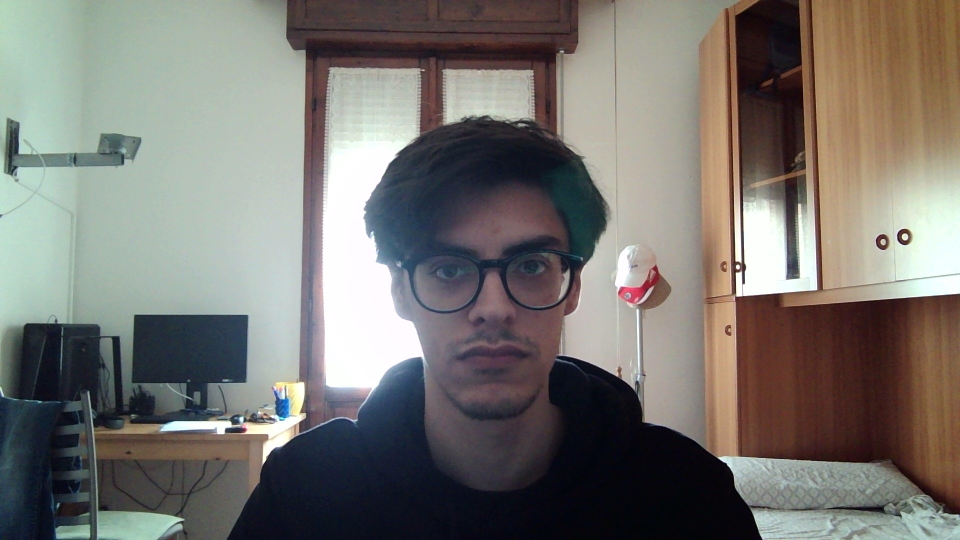
#> input picture faces/padrone.jpg, 1920 x 1080 px, given in place of the camera (shown at 1/2 size)
$ python train_faces.py
#> lines starting #> are read from the running program, lines starting #| are printed output that depends on the picture
import cv2
import os
import numpy as np
from PIL import Image

cam = cv2.VideoCapture(0)
cam.set(3, 640)  # set video width
cam.set(4, 480)  # set video height

detector = cv2.CascadeClassifier('classifier/haarcascade_frontalface_default.xml')

while True:

    # For each person, enter one numeric face id
    face_id = input('\n enter user id end press <return> ==>  ')

    print("\n [INFO] Initializing face capture. Look the camera and wait ...")
    # Initialize individual sampling face count
    count = 0
    response = ""

    if not os.path.exists("dataset"):
        os.mkdir("dataset")

    while True:

        ret, img = cam.read()
#> img is the input picture: shape (1080, 1920, 3); mean B, G, R 111.8, 116.6, 119.8
        # img = cv2.flip(img, -1) # flip video image vertically
        gray = cv2.cvtColor(img, cv2.COLOR_BGR2GRAY)
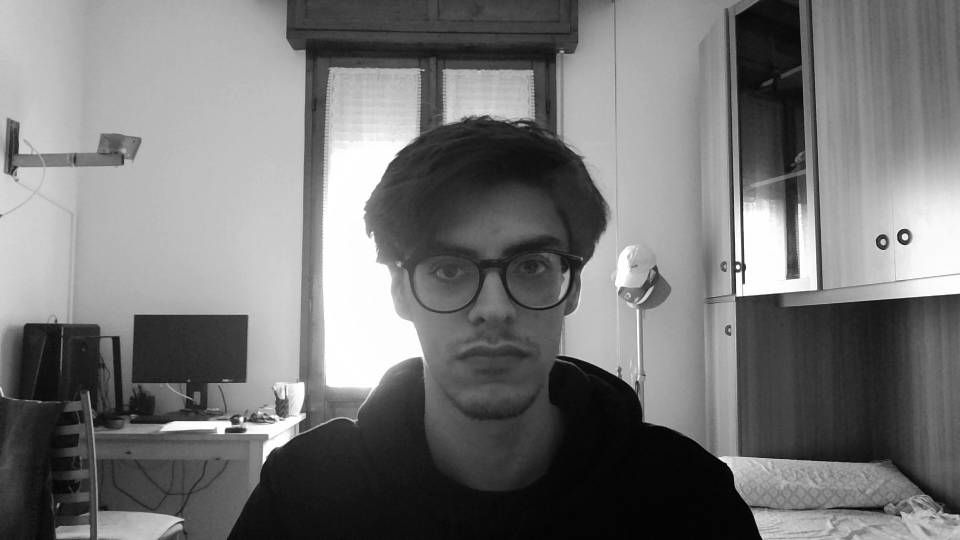
#> gray: shape (1080, 1920) (shown at 1/2 size); min 0, max 255, mean 117
        faces = detector.detectMultiScale(gray, 1.3, 5)
#> faces = [[806, 385, 368, 368]]

        for (x, y, w, h) in faces:
            cv2.rectangle(img, (x, y), (x + w, y + h), (255, 0, 0), 2)
            count += 1

            # Save the captured image into the datasets folder
            cv2.imwrite("dataset/User." + str(face_id) + '.' + str(count) + ".jpg", gray[y:y + h, x:x + w])

            cv2.imshow('image', img)
#> this loop made 1 pass
#> (x, y, w, h, count) on pass 1: (806, 385, 368, 368, 1)
#> pass 1, `cv2.imwrite("dataset/User." + str(face_id) + '.' + str(count) + ".jpg"..`:
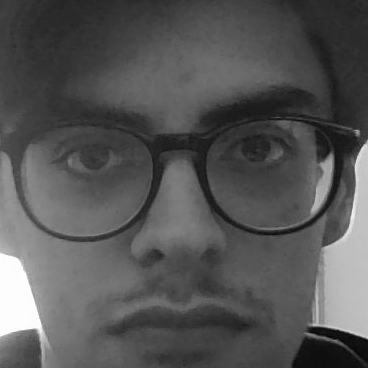
#> saved as User..1.jpg: shape (368, 368); min 3, max 254, mean 85.3
#> pass 1, `cv2.imshow('image', img)`:
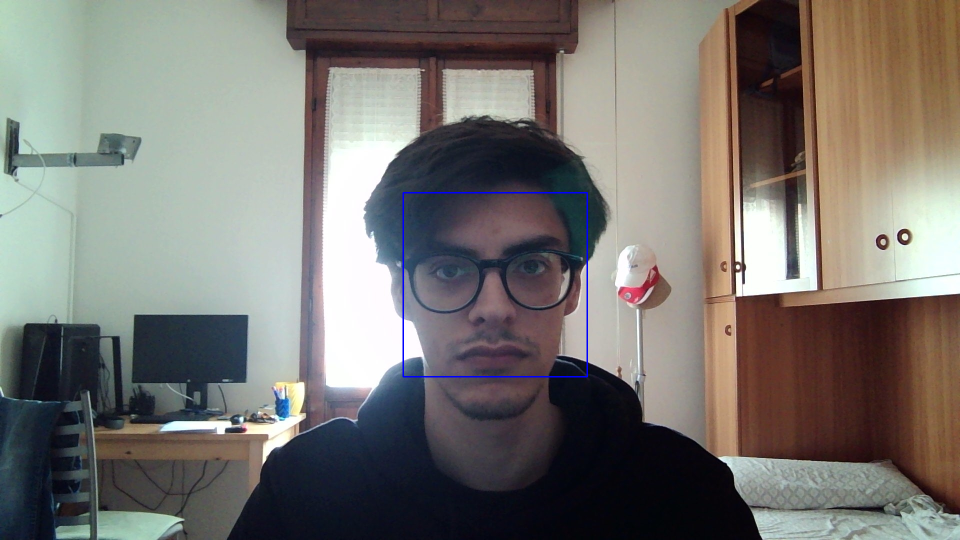
#> window 'image': shape (1080, 1920, 3) (shown at 1/2 size); mean B, G, R 112.1, 116.4, 119.6
#> after the loop, count = 1

        k = cv2.waitKey(100) & 0xff  # Press 'ESC' for exiting video
#> (key Esc is pressed here)
        if k == 27:
            break
        elif count >= 30:  # Take 30 face sample and stop video
            break
    cam.release()
    cv2.destroyAllWindows()

    while response != "n" and response != "y":
        response = input("\nDo you want to record another face? (y/n) ==>  ")
#> this loop made 1 pass; the answer given on pass 1: n

    if response == "n":
        break

# Do a bit of cleanup
print("\n [INFO] Cleanup\n")

# --------------TRAINING---------------------

print("[INFO] Starting training\n")
# Path for face image database
path = 'dataset'

recognizer = cv2.face.LBPHFaceRecognizer_create()


def getImagesAndLabels(path):
    imagePaths = [os.path.join(path, f) for f in os.listdir(path)]
    faceSamples = []
    ids = []

    for imagePath in imagePaths:

        PIL_img = Image.open(imagePath).convert('L')  # convert it to grayscale
        img_numpy = np.array(PIL_img, 'uint8')

        id = int(os.path.split(imagePath)[-1].split(".")[1])
        faces = detector.detectMultiScale(img_numpy)

        for (x, y, w, h) in faces:
            faceSamples.append(img_numpy[y:y + h, x:x + w])
            ids.append(id)

    return faceSamples, ids

print ("\n [INFO] Training faces. It will take a few seconds. Wait ...")
faces,ids = getImagesAndLabels(path)
#> (the run stopped early here; a loop or call above may not have finished)
